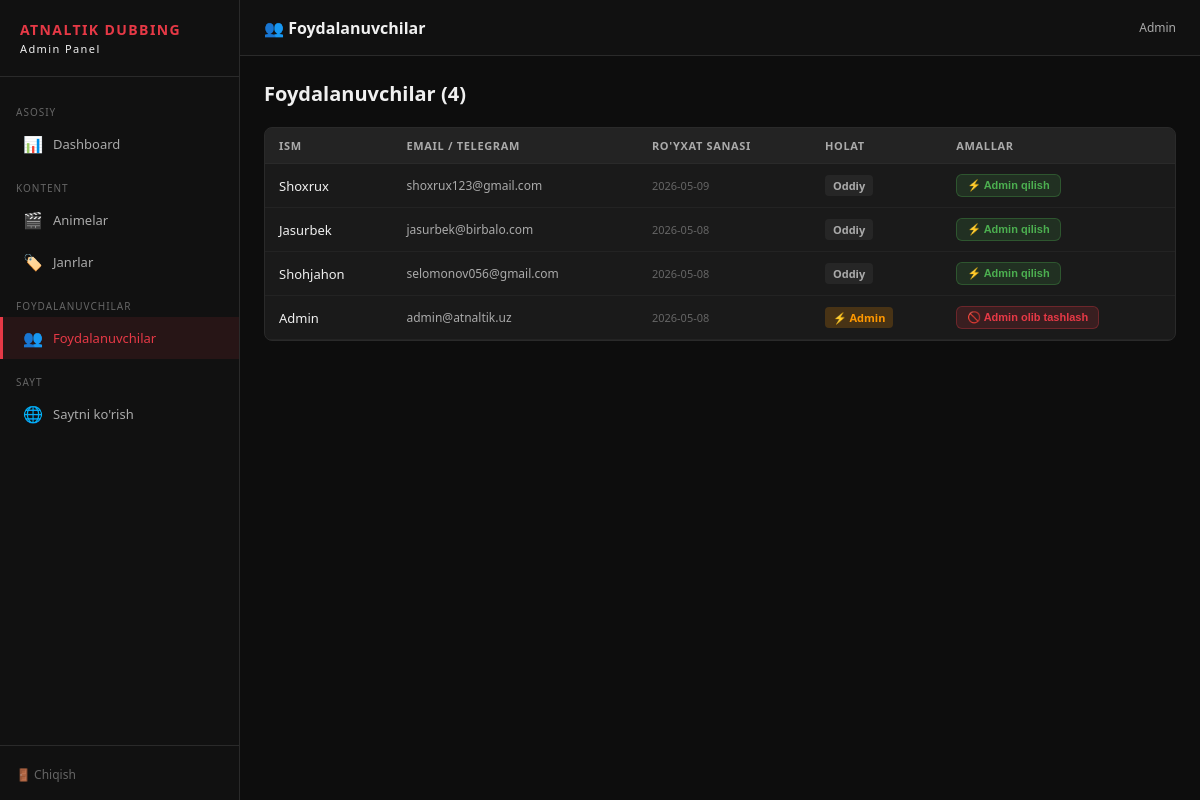
Page /admin/users (signed in) on the committed database.
### tables this page shows
CREATE TABLE users (
                id INTEGER PRIMARY KEY AUTOINCREMENT,
                email TEXT UNIQUE,
                password_hash TEXT,
                first_name TEXT NOT NULL DEFAULT '',
                last_name TEXT DEFAULT '',
                username TEXT DEFAULT '',
                photo_url TEXT DEFAULT '',
                telegram_id TEXT UNIQUE,
                is_admin INTEGER DEFAULT 0,
                created_at TEXT DEFAULT CURRENT_TIMESTAMP
            );

### app.py (the view)
@app.route('/admin/users')
@admin_required
def admin_users():
    users = db.get_all_users()
    return render_template('admin/users.html', users=users)

### app.py (called while the page is built)
def admin_required(f):
    @wraps(f)
    def decorated(*args, **kwargs):
        if 'user_id' not in session:
            return redirect(url_for('admin_login'))
        user = db.get_user(session['user_id'])
        if not user or not user['is_admin']:
            return redirect(url_for('admin_login'))
        return f(*args, **kwargs)
    return decorated

### database/db.py (called while the page is built)
    @contextmanager
    def get_conn(self):
        conn = sqlite3.connect(self.db_path)
        conn.row_factory = sqlite3.Row
        conn.execute("PRAGMA journal_mode=WAL")
        conn.execute("PRAGMA foreign_keys=ON")
        try:
            yield conn
            conn.commit()
        except Exception:
            conn.rollback()
            raise
        finally:
            conn.close()

    def get_user(self, user_id):
        with self.get_conn() as conn:
            row = conn.execute("SELECT * FROM users WHERE id=?", (user_id,)).fetchone()
            return dict(row) if row else None

    def get_all_users(self):
        with self.get_conn() as conn:
            rows = conn.execute("SELECT * FROM users ORDER BY created_at DESC").fetchall()
            return [dict(r) for r in rows]

### templates/admin/users.html (shortened to what this page needs)
{% extends "admin/base.html" %}
{% block page_title %}👥 Foydalanuvchilar{% endblock %}
{% block content %}
<div class="page-header">
  <h2>Foydalanuvchilar ({{ users|length }})</h2>
</div>
<div class="card" style="padding:0;overflow:hidden">
  <table>
    <thead>
      <tr><th>Ism</th><th>Email / Telegram</th><th>Ro'yxat sanasi</th><th>Holat</th><th>Amallar</th></tr>
    </thead>
    <tbody>
      {% for u in users %}
      <tr>
        <td>
          {{ u.first_name }} {{ u.last_name or '' }}
        </td>
        <td style="font-size:12px;color:var(--text2)">
          {% if u.email %}{{ u.email }}{% endif %}
        </td>
        <td style="font-size:11px;color:var(--text3)">{{ u.created_at[:10] if u.created_at else '' }}</td>
        <td>
          {% if u.is_admin %}
            <span class="badge badge-orange">⚡ Admin</span>
          {% else %}
            <span class="badge" style="background:rgba(255,255,255,.05);color:var(--text2)">Oddiy</span>
          {% endif %}
        </td>
        <td>
          <form method="POST" action="/admin/users/{{ u.id }}/toggle-admin">
            <button type="submit" class="btn btn-sm {{ 'btn-danger' if u.is_admin else 'btn-success' }}">
              {{ '🚫 Admin olib tashlash' if u.is_admin else '⚡ Admin qilish' }}
            </button>
          </form>
        </td>
      </tr>
      {% endfor %}
    </tbody>
  </table>
</div>
{% endblock %}

### templates/admin/base.html (style rules this page uses)
* { margin:0;padding:0;box-sizing:border-box }
:root { --bg:#0d0d0d;--sidebar:#111;--card:#1a1a1a;--border:#2a2a2a; --accent:#e63946;--text:#f0f0f0;--text2:#aaa;--text3:#666; --green:#4caf50;--blue:#2196f3;--orange:#ff9800; }
body { font-family:'Segoe UI',sans-serif;background:var(--bg);color:var(--text);display:flex;min-height:100vh }
.card { background:var(--card);border:1px solid var(--border);border-radius:8px;padding:20px;margin-bottom:16px }
table { width:100%;border-collapse:collapse;font-size:13px }
th { background:rgba(255,255,255,.04);padding:10px 14px;text-align:left;font-size:11px;font-weight:600;color:var(--text2);text-transform:uppercase;letter-spacing:.06em;border-bottom:1px solid var(--border) }
td { padding:10px 14px;border-bottom:1px solid rgba(255,255,255,.04);vertical-align:middle }
.btn { display:inline-flex;align-items:center;gap:6px;padding:7px 14px;border:none;border-radius:6px;font-size:12px;font-weight:600;cursor:pointer;text-decoration:none;transition:.15s }
.btn-danger { background:rgba(230,57,70,.15);color:var(--accent);border:1px solid rgba(230,57,70,.3) }
.btn-sm { padding:4px 10px;font-size:11px }
.btn-success { background:rgba(76,175,80,.15);color:var(--green);border:1px solid rgba(76,175,80,.3) }
.badge { display:inline-block;padding:3px 8px;border-radius:4px;font-size:11px;font-weight:600 }
.badge-orange { background:rgba(255,152,0,.2);color:var(--orange) }
.page-header { display:flex;align-items:center;justify-content:space-between;margin-bottom:20px }
.page-header h2 { font-size:20px;font-weight:700 }

### rows in the picture
users: first_name "Shoxrux", email "shoxrux123@gmail.com", created_at "2026-05-09", shows "Oddiy", is_admin "⚡ Admin qilish"
users: first_name "Jasurbek", email "jasurbek@birbalo.com", created_at "2026-05-08", shows "Oddiy", is_admin "⚡ Admin qilish"
users: first_name "Shohjahon", email "selomonov056@gmail.com", created_at "2026-05-08", shows "Oddiy", is_admin "⚡ Admin qilish"
users: first_name "Admin", email "admin@atnaltik.uz", created_at "2026-05-08", shows "⚡ Admin", is_admin "🚫 Admin olib tashlash"

### other values in the picture
{{ users|length }} "4"
